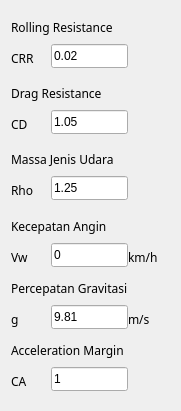
     <widget class="QWidget" name="verticalLayoutWidget_5">
      <property name="geometry">
       <rect>
        <x>470</x>
        <y>130</y>
        <width>174</width>
        <height>411</height>
       </rect>
      </property>
      <layout class="QVBoxLayout" name="verticalLayout_9">
       <property name="spacing">
        <number>0</number>
       </property>
       <item>
        <widget class="QLabel" name="label_Subjudul5">
         <property name="font">
          <font>
           <family>Biryani SemiBold</family>
          </font>
         </property>
         <property name="text">
          <string>Rolling Resistance</string>
         </property>
        </widget>
       </item>
       <item>
        <layout class="QFormLayout" name="formLayout_6">
         <property name="fieldGrowthPolicy">
          <enum>QFormLayout::FieldsStayAtSizeHint</enum>
         </property>
         <property name="rowWrapPolicy">
          <enum>QFormLayout::DontWrapRows</enum>
         </property>
         <property name="labelAlignment">
          <set>Qt::AlignLeading|Qt::AlignLeft|Qt::AlignVCenter</set>
         </property>
         <property name="formAlignment">
          <set>Qt::AlignLeading|Qt::AlignLeft|Qt::AlignTop</set>
         </property>
         <item row="0" column="0">
          <widget class="QLabel" name="label_40">
           <property name="minimumSize">
            <size>
             <width>40</width>
             <height>29</height>
            </size>
           </property>
           <property name="maximumSize">
            <size>
             <width>40</width>
             <height>29</height>
            </size>
           </property>
           <property name="font">
            <font>
             <family>Biryani</family>
            </font>
           </property>
           <property name="text">
            <string>CRR</string>
           </property>
          </widget>
         </item>
         <item row="0" column="1">
          <widget class="QLineEdit" name="input_crr">
           <property name="minimumSize">
            <size>
             <width>76</width>
             <height>24</height>
            </size>
           </property>
           <property name="maximumSize">
            <size>
             <width>77</width>
             <height>24</height>
            </size>
           </property>
           <property name="text">
            <string>0.02</string>
           </property>
          </widget>
         </item>
        </layout>
       </item>
       <item>
        <widget class="QLabel" name="label_Subjudul6">
         <property name="font">
          <font>
           <family>Biryani SemiBold</family>
          </font>
         </property>
         <property name="text">
          <string>Drag Resistance</string>
         </property>
        </widget>
       </item>
       <item>
        <layout class="QFormLayout" name="formLayout_10">
         <item row="0" column="0">
          <widget class="QLabel" name="label_41">
           <property name="minimumSize">
            <size>
             <width>40</width>
             <height>29</height>
            </size>
           </property>
           <property name="maximumSize">
            <size>
             <width>40</width>
             <height>29</height>
            </size>
           </property>
           <property name="font">
            <font>
             <family>Biryani</family>
            </font>
           </property>
           <property name="text">
            <string>CD</string>
           </property>
          </widget>
         </item>
         <item row="0" column="1">
          <widget class="QLineEdit" name="input_cd">
           <property name="minimumSize">
            <size>
             <width>77</width>
             <height>24</height>
            </size>
           </property>
           <property name="maximumSize">
            <size>
             <width>77</width>
             <height>24</height>
            </size>
           </property>
           <property name="text">
            <string>1.05</string>
           </property>
          </widget>
         </item>
        </layout>
       </item>
       <item>
        <widget class="QLabel" name="label_Subjudul7">
         <property name="font">
          <font>
           <family>Biryani SemiBold</family>
          </font>
         </property>
         <property name="text">
          <string>Massa Jenis Udara</string>
         </property>
        </widget>
       </item>
       <item>
        <layout class="QFormLayout" name="formLayout_16">
         <item row="0" column="0">
          <widget class="QLabel" name="label_43">
           <property name="minimumSize">
            <size>
             <width>40</width>
             <height>29</height>
            </size>
           </property>
           <property name="maximumSize">
            <size>
             <width>40</width>
             <height>29</height>
            </size>
           </property>
           <property name="font">
            <font>
             <family>Biryani</family>
            </font>
           </property>
           <property name="text">
            <string>Rho</string>
           </property>
          </widget>
         </item>
         <item row="0" column="1">
          <widget class="QLineEdit" name="input_rho">
           <property name="minimumSize">
            <size>
             <width>77</width>
             <height>24</height>
            </size>
           </property>
           <property name="maximumSize">
            <size>
             <width>77</width>
             <height>24</height>
            </size>
           </property>
           <property name="text">
            <string>1.25</string>
           </property>
          </widget>
         </item>
        </layout>
       </item>
       <item>
        <widget class="QLabel" name="label_Subjudul8">
         <property name="font">
          <font>
           <family>Biryani SemiBold</family>
          </font>
         </property>
         <property name="text">
          <string>Kecepatan Angin</string>
         </property>
        </widget>
       </item>
       <item>
        <layout class="QHBoxLayout" name="horizontalLayout_24">
         <property name="spacing">
          <number>0</number>
         </property>
         <item>
          <layout class="QFormLayout" name="formLayout_17">
           <item row="0" column="0">
            <widget class="QLabel" name="label_44">
             <property name="minimumSize">
              <size>
               <width>40</width>
               <height>29</height>
              </size>
             </property>
             <property name="maximumSize">
              <size>
               <width>40</width>
               <height>29</height>
              </size>
             </property>
             <property name="font">
              <font>
               <family>Biryani</family>
              </font>
             </property>
             <property name="text">
              <string>Vw</string>
             </property>
            </widget>
           </item>
           <item row="0" column="1">
            <widget class="QLineEdit" name="input_vw">
             <property name="minimumSize">
              <size>
               <width>77</width>
               <height>24</height>
              </size>
             </property>
             <property name="maximumSize">
              <size>
               <width>77</width>
               <height>24</height>
              </size>
             </property>
             <property name="text">
              <string>0</string>
             </property>
            </widget>
           </item>
          </layout>
         </item>
         <item>
          <widget class="QLabel" name="label_64">
           <property name="enabled">
            <bool>true</bool>
           </property>
           <property name="minimumSize">
            <size>
             <width>42</width>
             <height>29</height>
            </size>
           </property>
           <property name="maximumSize">
            <size>
             <width>42</width>
             <height>29</height>
            </size>
           </property>
           <property name="font">
            <font>
             <family>Biryani</family>
            </font>
           </property>
           <property name="text">
            <string>km/h</string>
           </property>
          </widget>
         </item>
        </layout>
       </item>
       <item>
        <widget class="QLabel" name="label_Subjudul9">
         <property name="font">
          <font>
           <family>Biryani SemiBold</family>
          </font>
         </property>
         <property name="text">
          <string>Percepatan Gravitasi</string>
         </property>
        </widget>
       </item>
       <item>
        <layout class="QHBoxLayout" name="horizontalLayout_25">
         <property name="spacing">
          <number>0</number>
         </property>
         <item>
          <layout class="QFormLayout" name="formLayout_18">
           <item row="0" column="0">
            <widget class="QLabel" name="label_45">
             <property name="minimumSize">
              <size>
               <width>40</width>
               <height>29</height>
              </size>
             </property>
             <property name="maximumSize">
              <size>
               <width>40</width>
               <height>29</height>
              </size>
             </property>
             <property name="font">
              <font>
               <family>Biryani</family>
              </font>
             </property>
             <property name="text">
              <string>g</string>
             </property>
            </widget>
           </item>
           <item row="0" column="1">
            <widget class="QLineEdit" name="input_g">
             <property name="minimumSize">
              <size>
               <width>77</width>
               <height>24</height>
              </size>
             </property>
             <property name="maximumSize">
              <size>
               <width>77</width>
               <height>24</height>
              </size>
             </property>
             <property name="text">
              <string>9.81</string>
             </property>
            </widget>
           </item>
          </layout>
         </item>
         <item>
          <widget class="QLabel" name="label_51">
           <property name="minimumSize">
            <size>
             <width>42</width>
             <height>29</height>
            </size>
           </property>
           <property name="maximumSize">
            <size>
             <width>42</width>
             <height>29</height>
            </size>
           </property>
           <property name="font">
            <font>
             <family>Biryani</family>
            </font>
           </property>
           <property name="text">
            <string>m/s</string>
           </property>
          </widget>
         </item>
        </layout>
       </item>
       <item>
        <widget class="QLabel" name="label_Subjudul10">
         <property name="font">
          <font>
           <family>Biryani SemiBold</family>
          </font>
         </property>
         <property name="text">
          <string>Acceleration Margin</string>
         </property>
        </widget>
       </item>
       <item>
        <layout class="QFormLayout" name="formLayout_19">
         <item row="0" column="0">
          <widget class="QLabel" name="label_48">
           <property name="minimumSize">
            <size>
             <width>40</width>
             <height>29</height>
            </size>
           </property>
           <property name="maximumSize">
            <size>
             <width>40</width>
             <height>29</height>
            </size>
           </property>
           <property name="font">
            <font>
             <family>Biryani</family>
            </font>
           </property>
           <property name="text">
            <string>CA</string>
           </property>
          </widget>
         </item>
         <item row="0" column="1">
          <widget class="QLineEdit" name="input_ca_2">
           <property name="sizePolicy">
            <sizepolicy hsizetype="Expanding" vsizetype="Fixed">
             <horstretch>0</horstretch>
             <verstretch>0</verstretch>
            </sizepolicy>
           </property>
           <property name="minimumSize">
            <size>
             <width>77</width>
             <height>24</height>
            </size>
           </property>
           <property name="maximumSize">
            <size>
             <width>77</width>
             <height>24</height>
            </size>
           </property>
           <property name="text">
            <string>1</string>
           </property>
          </widget>
         </item>
        </layout>
       </item>
      </layout>
     </widget>
